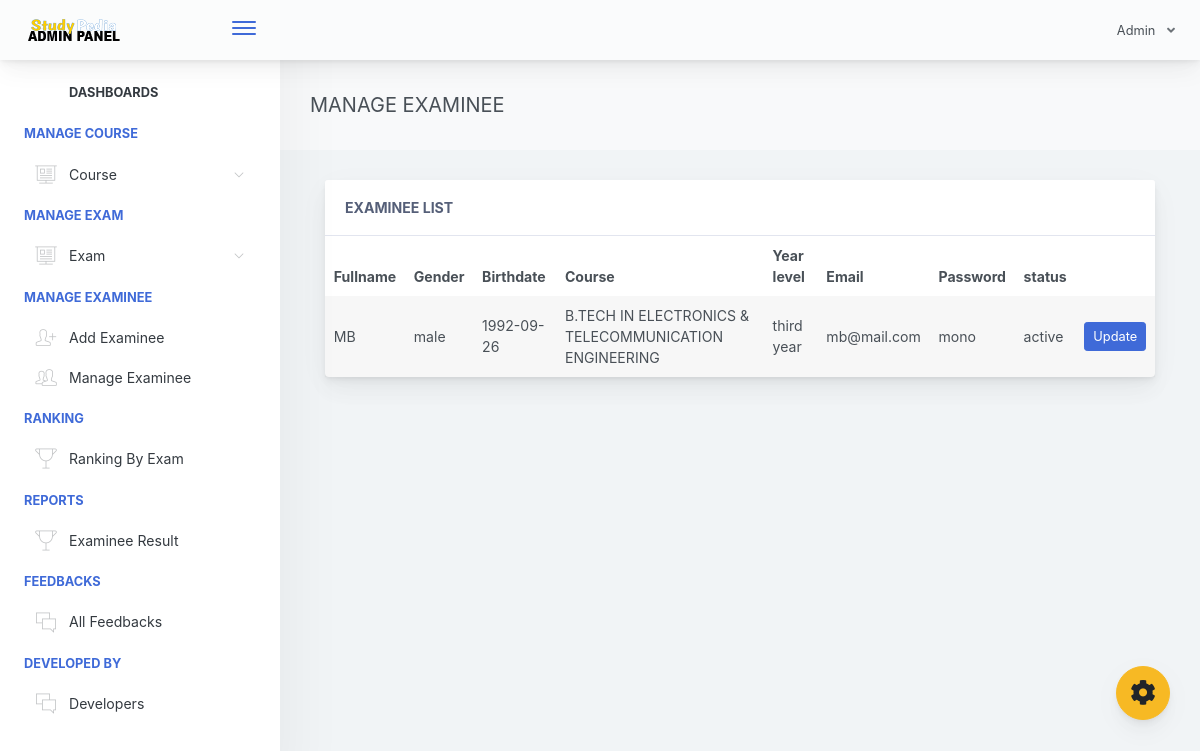
The page /adminpanel/admin/home.php?page=manage-examinee (signed in) on the database as committed earlier.
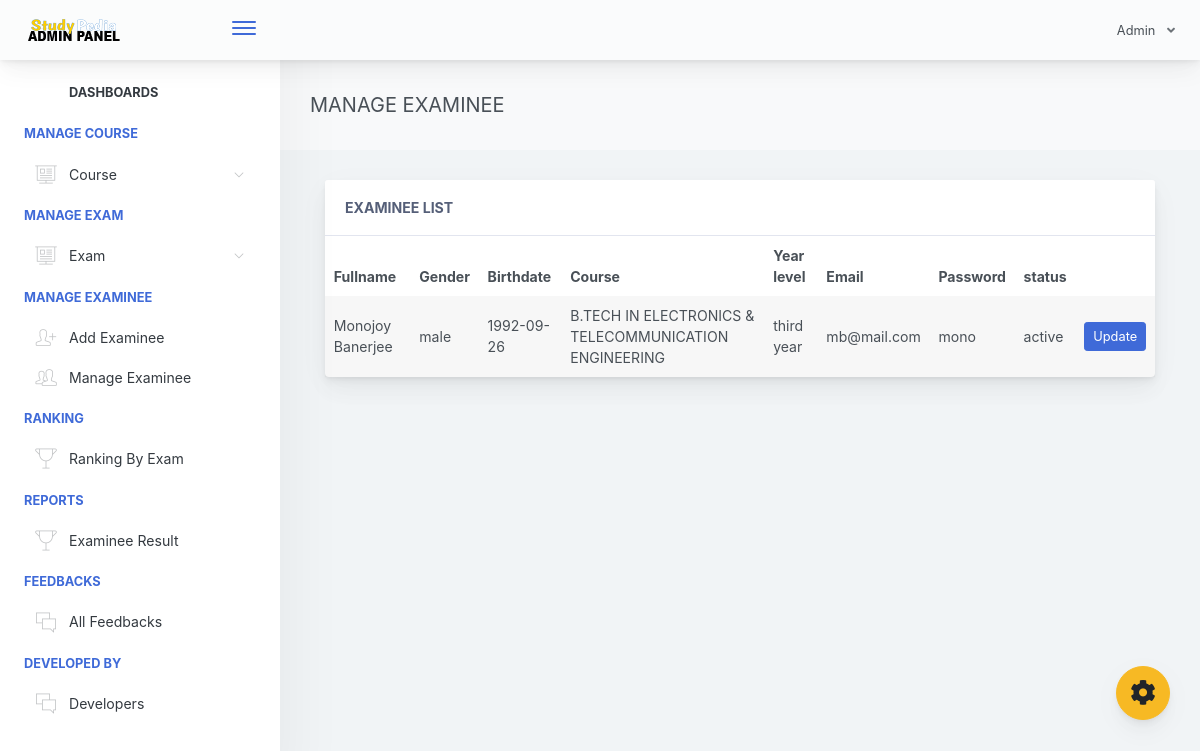
The same page on the database as committed later.
### tables this page shows
CREATE TABLE `examinee_tbl` (
  `exmne_id` int(11) NOT NULL,
  `exmne_fullname` varchar(1000) NOT NULL,
  `exmne_course` varchar(1000) NOT NULL,
  `exmne_gender` varchar(1000) NOT NULL,
  `exmne_birthdate` varchar(1000) NOT NULL,
  `exmne_year_level` varchar(1000) NOT NULL,
  `exmne_email` varchar(1000) NOT NULL,
  `exmne_password` varchar(1000) NOT NULL,
  `exmne_status` varchar(1000) NOT NULL DEFAULT 'active'
);

CREATE TABLE `course_tbl` (
  `cou_id` int(11) NOT NULL,
  `cou_name` varchar(1000) NOT NULL,
  `cou_created` timestamp NOT NULL DEFAULT current_timestamp() ON UPDATE current_timestamp()
);

### adminpanel/admin/includes/header.php (shortened to what this page needs)
<!doctype html>
<html lang="en">
<head>
    <link href="./main.css" rel="stylesheet">
    <link href="css/sweetalert.css" rel="stylesheet">
    <link href="css/facebox.css" rel="stylesheet">
</head>
<body id="body">
    <div class="app-container app-theme-white body-tabs-shadow fixed-sidebar fixed-header">
        <div class="app-header header-shadow">
            <div class="app-header__logo">
                <div class="logo-src"></div>
                <div class="header__pane ml-auto">
                    <div>
                        <button type="button" class="hamburger close-sidebar-btn hamburger--elastic" data-class="closed-sidebar">
                            <span class="hamburger-box">
                                <span class="hamburger-inner"></span>
                            </span>
                        </button>
                    </div>
                </div>
            </div>
                <div class="app-header__content">
                <div class="app-header-right">
                    <div class="header-btn-lg pr-0">
                        <div class="widget-content p-0">
                            <div class="widget-content-wrapper">
                                <div class="widget-content-left">
                                    <div class="btn-group">
                                        <a data-toggle="dropdown" aria-haspopup="true" aria-expanded="false" class="p-0 btn">
                                            Admin
                                            <i class="fa fa-angle-down ml-2 opacity-8"></i>
                                        </a>
                                    </div>
                                </div>
                            </div>
                        </div>
                    </div>        </div>
            </div>
        </div>

### adminpanel/admin/includes/ui-theme.php (shortened to what this page needs)
<div class="ui-theme-settings">
            <button type="button" id="TooltipDemo" class="btn-open-options btn btn-warning">
                <i class="fa fa-cog fa-w-16 fa-spin fa-2x"></i>
            </button>
        </div>

### adminpanel/admin/home.php (shortened to what this page needs)
<?php include("includes/header.php"); ?>
<?php include("includes/ui-theme.php"); ?>
<div class="app-main">
<?php include("includes/sidebar.php"); ?>
<?php
   @$page = $_GET['page'];
   if($page != '')
   {
     if($page == "add-course")
     {
     include("pages/add-course.php");
     }
     else if($page == "manage-course")
     {
     	include("pages/manage-course.php");
     }
     else if($page == "manage-exam")
     {
      include("pages/manage-exam.php");
     }
     else if($page == "manage-examinee")
     {
      include("pages/manage-examinee.php");
     }
   }
   else
   {
     include("pages/home.php");
   }
 ?>
<?php include("includes/footer.php"); ?>

### adminpanel/admin/includes/sidebar.php (shortened to what this page needs)
<div class="app-sidebar sidebar-shadow">
                     <div class="scrollbar-sidebar">
                     <div class="app-sidebar__inner">
                         <ul class="vertical-nav-menu">
                             <li class="app-sidebar__heading"><a href="home.php">Dashboards</a></li>
                             <li class="app-sidebar__heading">MANAGE COURSE</li>
                             <li>
                                 <a href="#">
                                      <i class="metismenu-icon pe-7s-display2"></i>
                                      Course
                                     <i class="metismenu-state-icon pe-7s-angle-down caret-left"></i>
                                 </a>
                             </li>
                             <li class="app-sidebar__heading">MANAGE EXAM</li>
                             <li>
                                 <a href="#">
                                      <i class="metismenu-icon pe-7s-display2"></i>
                                      Exam
                                     <i class="metismenu-state-icon pe-7s-angle-down caret-left"></i>
                                 </a>
                             </li>
                             <li class="app-sidebar__heading">MANAGE EXAMINEE</li>
                             <li>
                                 <a href="" data-toggle="modal" data-target="#modalForAddExaminee">
                                     <i class="metismenu-icon pe-7s-add-user">
                                     </i>Add Examinee
                                 </a>
                             </li>
                             <li>
                                 <a href="home.php?page=manage-examinee">
                                     <i class="metismenu-icon pe-7s-users">
                                     </i>Manage Examinee
                                 </a>
                             </li>
                             <li class="app-sidebar__heading">RANKING</li>
                             <li>
                                 <a href="home.php?page=ranking-exam">
                                     <i class="metismenu-icon pe-7s-cup">
                                     </i>Ranking By Exam
                                 </a>
                             </li>
                             <li class="app-sidebar__heading">REPORTS</li>
                             <li>
                                 <a href="home.php?page=examinee-result">
                                     <i class="metismenu-icon pe-7s-cup">
                                     </i>Examinee Result
                                 </a>
                             </li>
                              <li class="app-sidebar__heading">FEEDBACKS</li>
                             <li>
                                 <a href="home.php?page=feedbacks">
                                     <i class="metismenu-icon pe-7s-chat">
                                     </i>All Feedbacks
                                 </a>
                             </li>
                             <li class="app-sidebar__heading">DEVELOPED BY</li>
                             <li>
                                 <a href="home.php?page=develop">
                                     <i class="metismenu-icon pe-7s-chat">
                                     </i>Developers
                                 </a>
                             </li>
                         </ul>
                     </div>
                 </div>
             </div>

### adminpanel/admin/pages/manage-examinee.php (shortened to what this page needs)
<link rel="stylesheet" type="text/css" href="css/mycss.css">
<div class="app-main__outer">
        <div class="app-main__inner">
            <div class="app-page-title">
                <div class="page-title-wrapper">
                    <div class="page-title-heading">
                        <div>MANAGE EXAMINEE</div>
                    </div>
                </div>
            </div>
            <div class="col-md-12">
                <div class="main-card mb-3 card">
                    <div class="card-header">Examinee List
                    </div>
                    <div class="table-responsive">
                        <table class="align-middle mb-0 table table-borderless table-striped table-hover" id="tableList">
                            <thead>
                            <tr>
                                <th>Fullname</th>
                                <th>Gender</th>
                                <th>Birthdate</th>
                                <th>Course</th>
                                <th>Year level</th>
                                <th>Email</th>
                                <th>Password</th>
                                <th>status</th>
                                <th></th>
                            </tr>
                            </thead>
                            <tbody>
                              <?php
                                $selExmne = $conn->query("SELECT * FROM examinee_tbl ORDER BY exmne_id DESC ");
                                if($selExmne->rowCount() > 0)
                                {
                                    while ($selExmneRow = $selExmne->fetch(PDO::FETCH_ASSOC)) { ?>
                                        <tr>
                                           <td><?php echo $selExmneRow['exmne_fullname']; ?></td>
                                           <td><?php echo $selExmneRow['exmne_gender']; ?></td>
                                           <td><?php echo $selExmneRow['exmne_birthdate']; ?></td>
                                           <td>
                                            <?php
                                                 $exmneCourse = $selExmneRow['exmne_course'];
                                                 $selCourse = $conn->query("SELECT * FROM course_tbl WHERE cou_id='$exmneCourse' ")->fetch(PDO::FETCH_ASSOC);
                                                 echo $selCourse['cou_name'];
                                             ?>
                                            </td>
                                           <td><?php echo $selExmneRow['exmne_year_level']; ?></td>
                                           <td><?php echo $selExmneRow['exmne_email']; ?></td>
                                           <td><?php echo $selExmneRow['exmne_password']; ?></td>
                                           <td><?php echo $selExmneRow['exmne_status']; ?></td>
                                           <td>
                                               <a rel="facebox" href="facebox_modal/updateExaminee.php?id=<?php echo $selExmneRow['exmne_id']; ?>" class="btn btn-sm btn-primary">Update</a>
                                           </td>
                                        </tr>
                                    <?php }
                                }
                               ?>
                            </tbody>
                        </table>
                    </div>
                </div>
            </div>
</div>

### adminpanel/admin/includes/footer.php (shortened to what this page needs)
    </div>
        </div>
    </div>
<script type="text/javascript" src="./assets/scripts/main.js"></script></body>
</html>

Rows that differ between the two databases and show on the page:
changed examinee_tbl "male": exmne_fullname "MB" → "Monojoy Banerjee"
